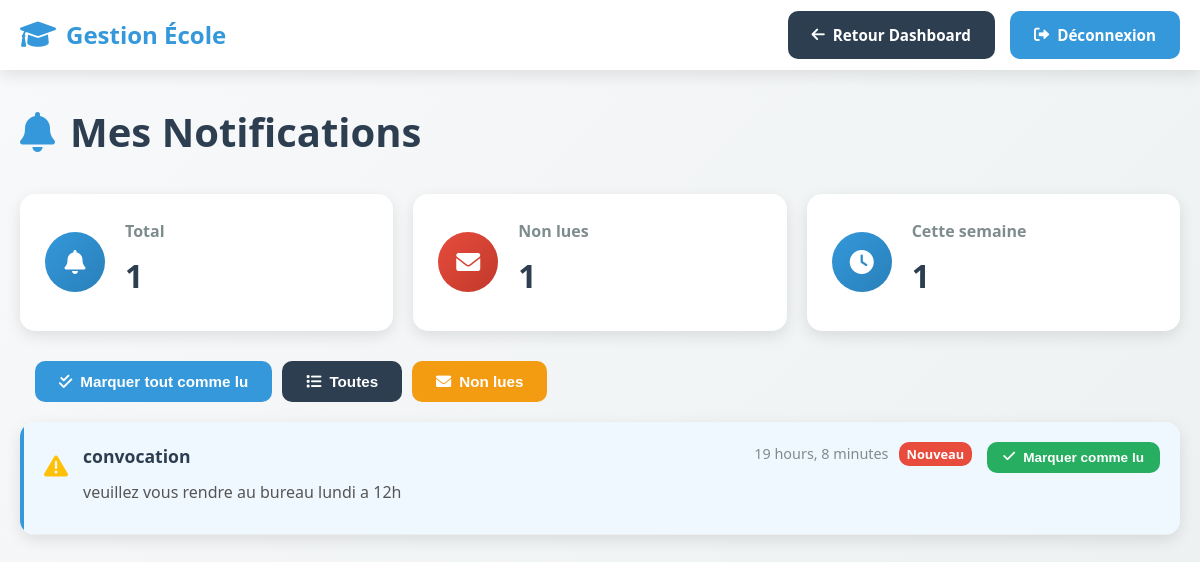
Screenshot of /mes-notifications/ (signed in) with the database file from the repository.
### Ecole/models.py (models this page shows, shortened)
class Notification(models.Model):
    TYPE_CHOICES = [
        ('info', 'Information'),
        ('warning', 'Avertissement'),
        ('success', 'Succès'),
        ('error', 'Erreur'),
        ('system', 'Système'),
    ]
    destinataire = models.ForeignKey(User, on_delete=models.CASCADE, related_name='notifications')
    titre = models.CharField(max_length=200)
    message = models.TextField()
    type_notification = models.CharField(max_length=20, choices=TYPE_CHOICES, default='info')
    date_creation = models.DateTimeField(auto_now_add=True)
    lu = models.BooleanField(default=False)
    lien = models.CharField(max_length=255, blank=True)
    class Meta:
        ordering = ['-date_creation']

### Ecole/views.py (the view, shortened to what this page needs)
# urls.py: path('mes-notifications/', views.mes_notifications, name='mes_notifications'),
@login_required
def mes_notifications(request):
    notifications = Notification.objects.filter(destinataire=request.user).order_by('-date_creation')
    return render(request, 'mes_notifications.html', {'notifications': notifications})

### Ecole/templates/mes_notifications.html (shortened to what this page needs)
<!DOCTYPE html>
<html lang="fr">
<head>
    <link rel="stylesheet" href="/static/style.css">
    <link href="https://cdnjs.cloudflare.com/ajax/libs/font-awesome/6.0.0/css/all.min.css" rel="stylesheet">
</head>
<body>
    <nav class="nav">
        <div class="nav-container">
            <a href="/" class="nav-brand">
                <i class="fas fa-graduation-cap"></i> Gestion École
            </a>
            <div class="nav-actions">
                <a href="{% url 'dashboard' %}" class="btn btn-secondary">
                    <i class="fas fa-arrow-left"></i> Retour Dashboard
                </a>
                <a href="/logout/" class="btn">
                    <i class="fas fa-sign-out-alt"></i> Déconnexion
                </a>
            </div>
        </div>
    </nav>
    <div class="container">
        <h1><i class="fas fa-bell"></i> Mes Notifications</h1>
        <div class="notification-stats">
            <div class="stat-card">
                <div class="stat-icon">
                    <i class="fas fa-bell"></i>
                </div>
                <div class="stat-content">
                    <h3>Total</h3>
                    <p class="stat-number">{{ notifications.count }}</p>
                </div>
            </div>
            <div class="stat-card">
                <div class="stat-icon unread">
                    <i class="fas fa-envelope"></i>
                </div>
                <div class="stat-content">
                    <h3>Non lues</h3>
                    <p class="stat-number">{{ notifications|dictsort:"lu"|length }}</p>
                </div>
            </div>
            <div class="stat-card">
                <div class="stat-icon">
                    <i class="fas fa-clock"></i>
                </div>
                <div class="stat-content">
                    <h3>Cette semaine</h3>
                    <p class="stat-number">{{ notifications|dictsort:"date_creation"|slice:":7"|length }}</p>
                </div>
            </div>
        </div>
        <div class="notification-actions">
            <button class="btn btn-primary" onclick="markAllAsRead()">
                <i class="fas fa-check-double"></i> Marquer tout comme lu
            </button>
            <button class="btn btn-secondary" onclick="filterNotifications('all')">
                <i class="fas fa-list"></i> Toutes
            </button>
            <button class="btn btn-warning" onclick="filterNotifications('unread')">
                <i class="fas fa-envelope"></i> Non lues
            </button>
        </div>
        <div class="notifications-container">
            {% if notifications %}
            <div class="notifications-list">
                {% for notification in notifications %}
                <div class="notification-card {% if not notification.lu %}unread{% endif %}" data-type="{{ notification.type_notification }}">
                    <div class="notification-icon">
                        {% if notification.type_notification == 'info' %}
                        <i class="fas fa-info-circle text-info"></i>
                        {% elif notification.type_notification == 'warning' %}
                        <i class="fas fa-exclamation-triangle text-warning"></i>
                        {% elif notification.type_notification == 'success' %}
                        <i class="fas fa-check-circle text-success"></i>
                        {% elif notification.type_notification == 'error' %}
                        <i class="fas fa-times-circle text-danger"></i>
                        {% else %}
                        <i class="fas fa-cog text-secondary"></i>
                        {% endif %}
                    </div>
                    <div class="notification-content">
                        <div class="notification-header">
                            <h3>{{ notification.titre }}</h3>
                            <div class="notification-meta">
                                <span class="notification-time">{{ notification.date_creation|timesince }}</span>
                                {% if not notification.lu %}
                                <span class="unread-badge">Nouveau</span>
                                {% endif %}
                            </div>
                        </div>
                        <div class="notification-message">
                            {{ notification.message }}
                        </div>
                    </div>
                    <div class="notification-actions">
                        {% if not notification.lu %}
                        <form method="post" style="display: inline;">
                            <button type="submit" class="btn btn-sm btn-success">
                                <i class="fas fa-check"></i> Marquer comme lu
                            </button>
                        </form>
                        {% endif %}
                    </div>
                </div>
                {% endfor %}
            </div>
            {% endif %}
        </div>
    </div>
</body>
</html>

### Ecole/static/style.css (style rules this page uses)
:root { --primary-color: #3498db; --primary-dark: #2980b9; --secondary-color: #2c3e50; --white: #ffffff; --light-gray: #f8f9fa; --gray: #7f8c8d; --dark-gray: #34495e; --success: #27ae60; --warning: #f39c12; --danger: #e74c3c; --info: #17a2b8; --shadow: 0 5px 15px rgba(0, 0, 0, 0.1); --shadow-hover: 0 10px 30px rgba(0, 0, 0, 0.15); --border-radius: 10px; --transition: all 0.3s ease; }
* { margin: 0; padding: 0; box-sizing: border-box; }
body { font-family: 'Segoe UI', Tahoma, Geneva, Verdana, sans-serif; background: linear-gradient(135deg, var(--light-gray) 0%, #ecf0f1 100%); color: var(--secondary-color); line-height: 1.6; min-height: 100vh; }
.nav { background: var(--white); box-shadow: var(--shadow); position: sticky; top: 0; z-index: 1000; }
.nav-container { max-width: 1200px; margin: 0 auto; padding: 0 20px; display: flex; justify-content: space-between; align-items: center; height: 70px; }
.nav-brand { display: flex; align-items: center; text-decoration: none; color: var(--primary-color); font-size: 1.5rem; font-weight: bold; }
.nav-brand i { margin-right: 10px; font-size: 1.8rem; }
.nav-actions { display: flex; align-items: center; gap: 15px; }
.container { max-width: 1200px; margin: 0 auto; padding: 30px 20px; }
h1 { color: var(--secondary-color); font-size: 2.5rem; font-weight: 700; margin-bottom: 30px; display: flex; align-items: center; gap: 15px; }
h1 i { color: var(--primary-color); }
h3 { color: var(--secondary-color); font-size: 1.5rem; font-weight: 600; margin-bottom: 15px; }
.btn { display: inline-flex; align-items: center; gap: 8px; padding: 12px 24px; border: none; border-radius: var(--border-radius); text-decoration: none; font-weight: 600; font-size: 0.95rem; cursor: pointer; transition: var(--transition); background: var(--primary-color); color: var(--white); }
.btn-primary { background: var(--primary-color); color: var(--white); }
.btn-secondary { background: var(--secondary-color); color: var(--white); }
.btn-success { background: var(--success); color: var(--white); }
.btn-warning { background: var(--warning); color: var(--white); }
.btn-sm { padding: 8px 16px; font-size: 0.85rem; }
.stat-card { background: var(--white); border-radius: var(--border-radius); padding: 25px; box-shadow: var(--shadow); display: flex; align-items: center; transition: var(--transition); }
.stat-icon { background: linear-gradient(135deg, var(--primary-color), var(--primary-dark)); color: var(--white); width: 60px; height: 60px; border-radius: 50%; display: flex; align-items: center; justify-content: center; margin-right: 20px; font-size: 1.5rem; }
.stat-content h3 { margin: 0; font-size: 1rem; color: var(--gray); }
.stat-number { font-size: 2rem; font-weight: 700; color: var(--secondary-color); margin: 5px 0; }

### rows the page displays
Notification: type_notification "warning" (drawn), titre "convocation", date_creation "19 hours, 8 minutes", lu "Nouveau", message "veuillez vous rendre au bureau lundi a 12h"

### other values shown
{{ notifications.count }} "1"
{{ notifications|dictsort:"lu"|length }} "1"
{{ notifications|dictsort:"date_creation"|slice:":7"|length }} "1"
